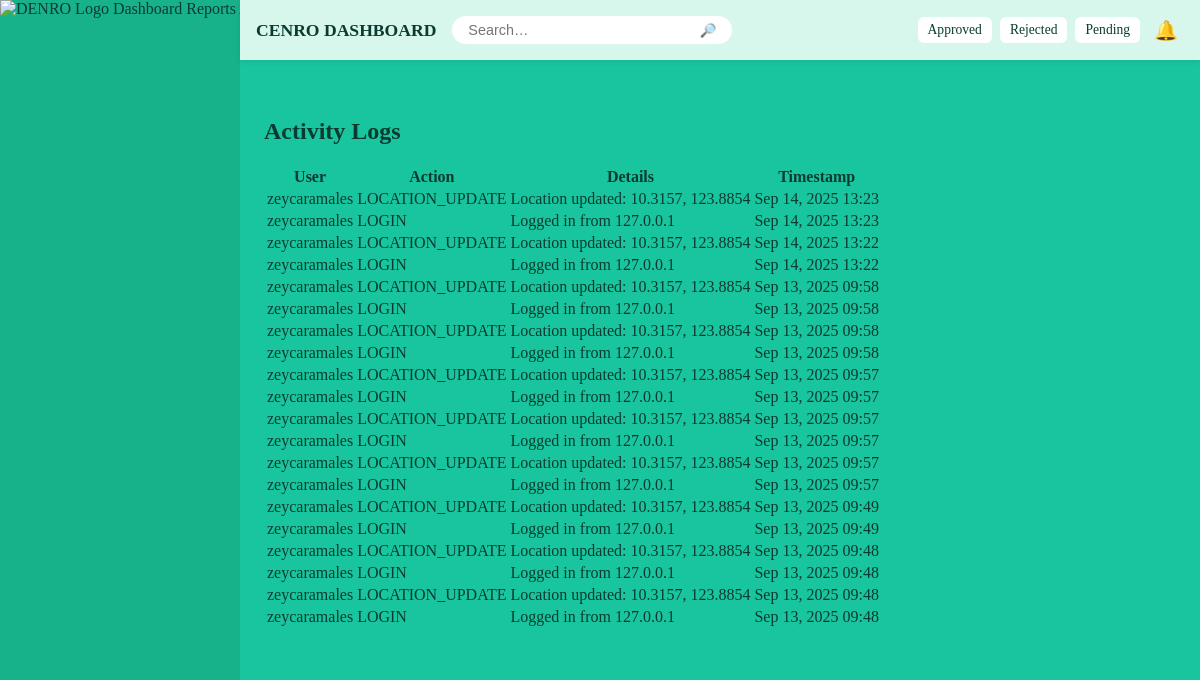
The app's page /activitylogs/user/3/ (signed in), older data.
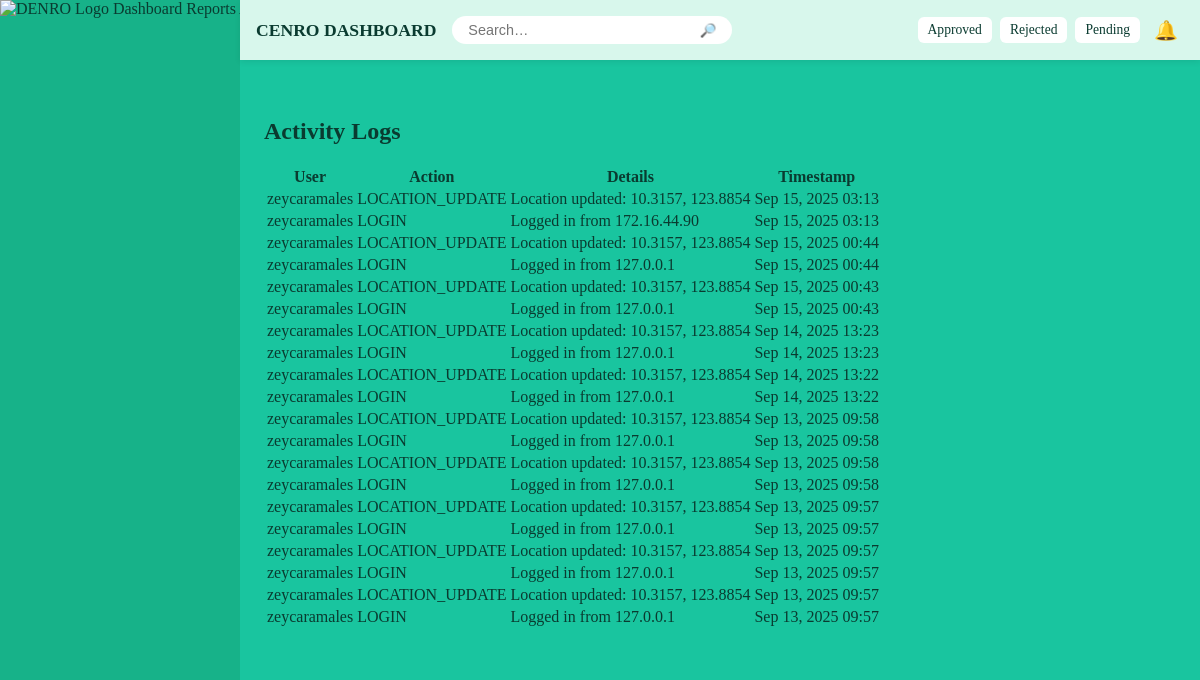
The same page, newer data.
### DENRO/models.py (models this page shows, shortened)
class ActivityLog(models.Model):
    user        = models.ForeignKey(
        settings.AUTH_USER_MODEL,              # ✅ use the string via settings
        on_delete=models.SET_NULL,
        null=True, blank=True,
        related_name="activity_logs",
    )
    action      = models.CharField(max_length=16, choices=ActivityAction.choices)
    details     = models.TextField(blank=True, null=True)
    ip_address  = models.GenericIPAddressField(blank=True, null=True)
    created_at  = models.DateTimeField(auto_now_add=True)
    class Meta:
        ordering = ["-created_at"]
        indexes = [
            models.Index(fields=["-created_at"]),
            models.Index(fields=["action"]),
            models.Index(fields=["user"]),
        ]

class User(AbstractUser):
    class RoleChoices(models.TextChoices):
        SUPER_ADMIN = "SUPER_ADMIN", "Super Admin"
        ADMIN = "ADMIN", "Admin"
        PENRO = "PENRO", "PENRO"
        CENRO = "CENRO", "CENRO"
        EVALUATOR = "EVALUATOR", "Evaluator"
    email = models.EmailField()
    role = models.CharField(
        max_length=20, choices=RoleChoices.choices, default=RoleChoices.ADMIN
    )
    is_approved = models.BooleanField(default=False)
    is_rejected = models.BooleanField(default=False)
    is_deactivated = models.BooleanField(default=False)
    gender = models.CharField(max_length=10, choices=[('Male', 'Male'), ('Female', 'Female')], blank=True, null=True)
    phone_number = models.CharField(max_length=20, blank=True, null=True)
    region = models.CharField(max_length=100, blank=True, null=True)
    profile_pic = models.CharField(max_length=255, blank=True, null=True)
    id_number = models.CharField(max_length=50, blank=True, null=True, unique=True)

### DENRO/views.py (the view, shortened to what this page needs)
# urls.py: path("activitylogs/user/<int:user_id>/", views.user_activity_detail, name="user_activity_detail"),
@login_required
def user_activity_detail(request, user_id):
    user = get_object_or_404(User, id=user_id)
    logs = ActivityLog.objects.filter(user=user).order_by("-created_at")[:20]
    return render(
        request,
        "ADMIN/user_activity_detail.html",
        {"user": user, "logs": logs},
    )

### DENRO/context_processors.py (called while the page is built)
def _normalize_role(raw: Any) -> str:
    if raw is None:
        return ""
    text = str(raw).upper()
    return re.sub(r"[^A-Z]", "", text)

### DENRO/templates/ADMIN/user_activity_detail.html (shortened to what this page needs)
{% extends "base.html" %} {% block content %}
<div class="content">
  <h2>Activity Logs</h2>
  <table>
    <thead>
      <tr>
        <th>User</th>
        <th>Action</th>
        <th>Details</th>
        <th>Timestamp</th>
      </tr>
    </thead>
    <tbody>
      {% for log in logs %}
      <tr>
        <td>
          <a href="#" class="user-link" data-user-id="{{ log.user.id }}">
            {{ log.user.username }}
          </a>
        </td>
        <td>{{ log.action }}</td>
        <td>{{ log.details }}</td>
        <td>{{ log.created_at|date:"M d, Y H:i" }}</td>
      </tr>
      {% empty %}
      <tr>
        <td colspan="4">No activity logs found.</td>
      </tr>
      {% endfor %}
    </tbody>
  </table>
</div>
{% endblock %}

Row changes from the older to the newer data that the page shows:
no longer on this page (row unchanged): ActivityLog: user.username "zeycaramales", action "LOCATION_UPDATE", details "Location updated: 10.3157, 123.8854", created_at "Sep 13, 2025 09:49"
no longer on this page (row unchanged): ActivityLog: user.username "zeycaramales", action "LOGIN", details "Logged in from 127.0.0.1", created_at "Sep 13, 2025 09:49"
no longer on this page (row unchanged): ActivityLog: user.username "zeycaramales", action "LOCATION_UPDATE", details "Location updated: 10.3157, 123.8854", created_at "Sep 13, 2025 09:48"
no longer on this page (row unchanged): ActivityLog: user.username "zeycaramales", action "LOGIN", details "Logged in from 127.0.0.1", created_at "Sep 13, 2025 09:48"
no longer on this page (row unchanged): ActivityLog: user.username "zeycaramales", action "LOCATION_UPDATE", details "Location updated: 10.3157, 123.8854", created_at "Sep 13, 2025 09:48"
no longer on this page (row unchanged): ActivityLog: user.username "zeycaramales", action "LOGIN", details "Logged in from 127.0.0.1", created_at "Sep 13, 2025 09:48"
added ActivityLog: user.username "zeycaramales", action "LOCATION_UPDATE", details "Location updated: 10.3157, 123.8854", created_at "Sep 15, 2025 03:13"
added ActivityLog: user.username "zeycaramales", action "LOGIN", details "Logged in from 172.16.44.90", created_at "Sep 15, 2025 03:13"
added ActivityLog: user.username "zeycaramales", action "LOCATION_UPDATE", details "Location updated: 10.3157, 123.8854", created_at "Sep 15, 2025 00:44"
added ActivityLog: user.username "zeycaramales", action "LOGIN", details "Logged in from 127.0.0.1", created_at "Sep 15, 2025 00:44"
added ActivityLog: user.username "zeycaramales", action "LOCATION_UPDATE", details "Location updated: 10.3157, 123.8854", created_at "Sep 15, 2025 00:43"
added ActivityLog: user.username "zeycaramales", action "LOGIN", details "Logged in from 127.0.0.1", created_at "Sep 15, 2025 00:43"
